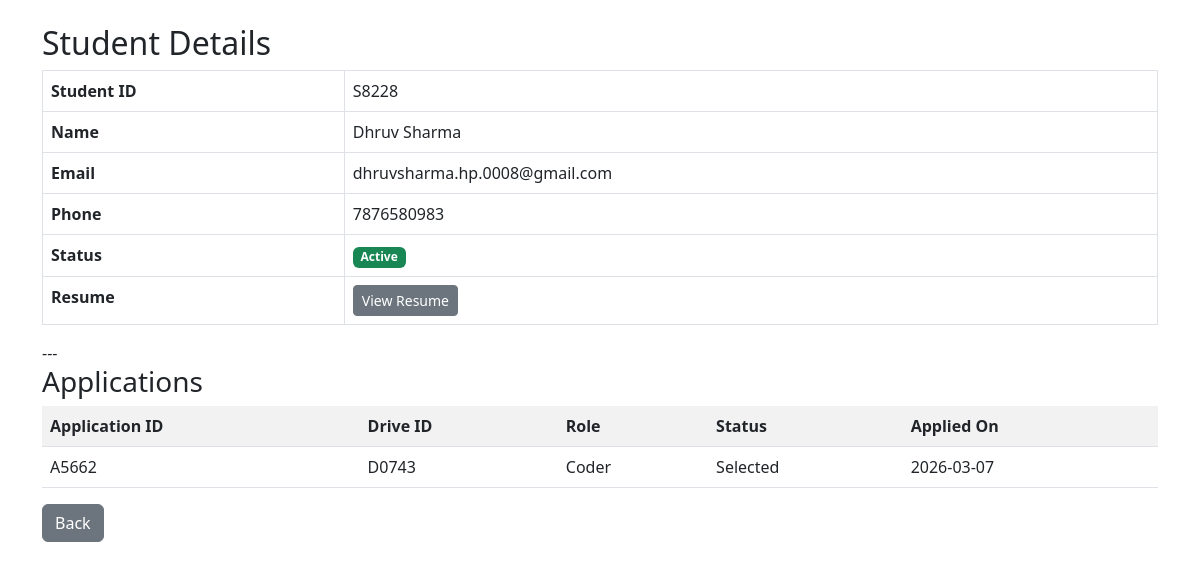
The app's page /admin/student/1 (signed in), older data.
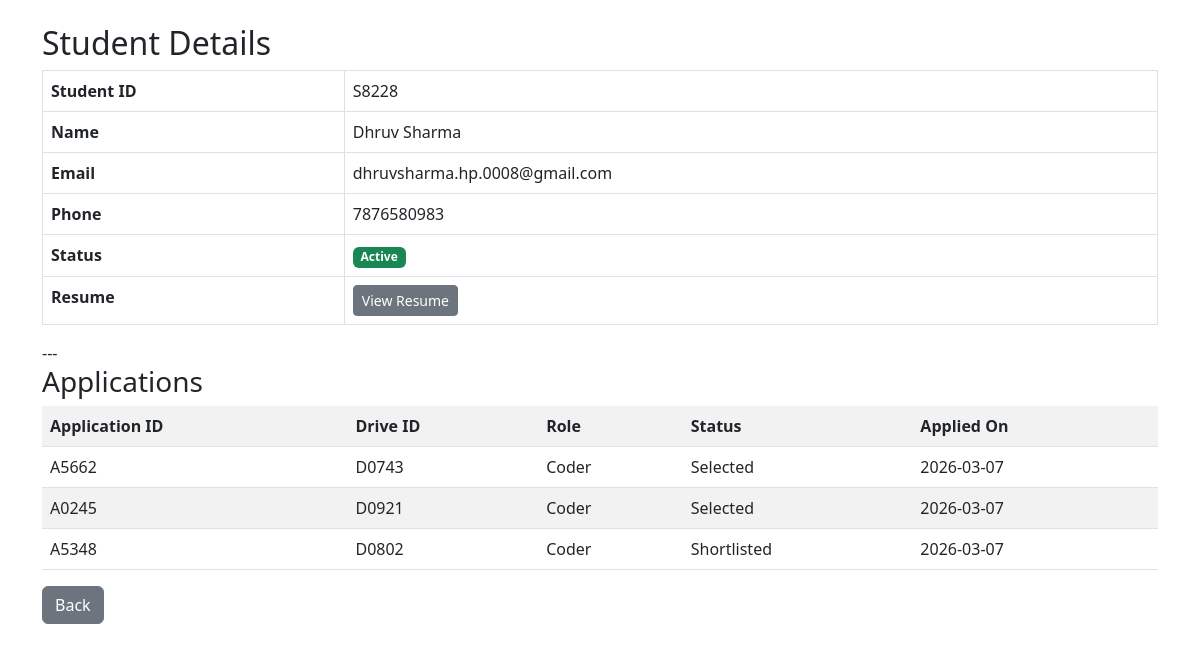
The same page, newer data.
### tables this page shows
CREATE TABLE application(
    id INTEGER PRIMARY KEY AUTOINCREMENT,
    application_uid TEXT,
    student_id INTEGER,
    drive_id INTEGER,
    status TEXT DEFAULT 'Applied',
    applied_on TEXT,
    UNIQUE(student_id, drive_id));

CREATE TABLE drive(
        id INTEGER PRIMARY KEY AUTOINCREMENT,
        drive_uid TEXT UNIQUE,
        company_id INTEGER,
        job_title TEXT,
        job_description TEXT,
        eligibility TEXT,
        deadline TEXT,
        status TEXT DEFAULT 'Pending'
    );

### app.py (the view)
@app.route("/admin/student/<int:student_id>")
def admin_student_details(student_id):
    if session.get("role") != "admin":
        return redirect("/")
    conn = get_connection()
    student = conn.execute(
        "SELECT * FROM student WHERE id=?",
        (student_id,)
    ).fetchone()
    applications = conn.execute("""
    SELECT application.application_uid,
           drive.drive_uid,
           drive.job_title,
           application.status,
           application.applied_on
    FROM application
    JOIN drive ON drive.id = application.drive_id
    WHERE application.student_id=?
    """,(student_id,)).fetchall()
    conn.close()
    return render_template(
        "admin_student_details.html",
        student=student,
        applications=applications
    )

### models.py (called while the page is built)
def get_connection():
    conn = sqlite3.connect(DATABASE)
    conn.row_factory = sqlite3.Row
    return conn

### templates/admin_student_details.html (shortened to what this page needs)
<!DOCTYPE html>
<html>
<head>
<link rel="stylesheet" href="https://cdn.jsdelivr.net/npm/bootstrap@5.3.0/dist/css/bootstrap.min.css">
</head>
<body>
<div class="container mt-4">
<h2>Student Details</h2>
<table class="table table-bordered">
<tr>
<th>Student ID</th>
<td>{{ student.student_uid }}</td>
</tr>
<tr>
<th>Name</th>
<td>{{ student.name }}</td>
</tr>
<tr>
<th>Email</th>
<td>{{ student.email }}</td>
</tr>
<tr>
<th>Phone</th>
<td>{{ student.phone }}</td>
</tr>
<tr>
<th>Status</th>
<td>
{% if student.is_active == 1 %}
<span class="badge bg-success">Active</span>
{% else %}
<span class="badge bg-danger">Blacklisted</span>
{% endif %}
</td>
</tr>
<tr>
<th>Resume</th>
<td>
{% if student.resume %}
<a href="/uploads/{{ student.resume }}" target="_blank" class="btn btn-secondary btn-sm">
View Resume
</a>
{% else %}
No Resume Uploaded
{% endif %}
</td>
</tr>
</table>
---
<h3>Applications</h3>
<table class="table table-striped">
<tr>
<th>Application ID</th>
<th>Drive ID</th>
<th>Role</th>
<th>Status</th>
<th>Applied On</th>
</tr>
{% for a in applications %}
<tr>
<td>{{ a.application_uid }}</td>
<td>{{ a.drive_uid }}</td>
<td>{{ a.job_title }}</td>
<td>{{ a.status }}</td>
<td>{{ a.applied_on }}</td>
</tr>
{% endfor %}
</table>
<a href="/admin/students" class="btn btn-secondary">Back</a>
</div>
</body>
</html>

Row changes from the older to the newer data that the page shows:
added application: application_uid "A0245", drive_uid "D0921", job_title "Coder", status "Selected", applied_on "2026-03-07"
added application: application_uid "A5348", drive_uid "D0802", job_title "Coder", status "Shortlisted", applied_on "2026-03-07"
